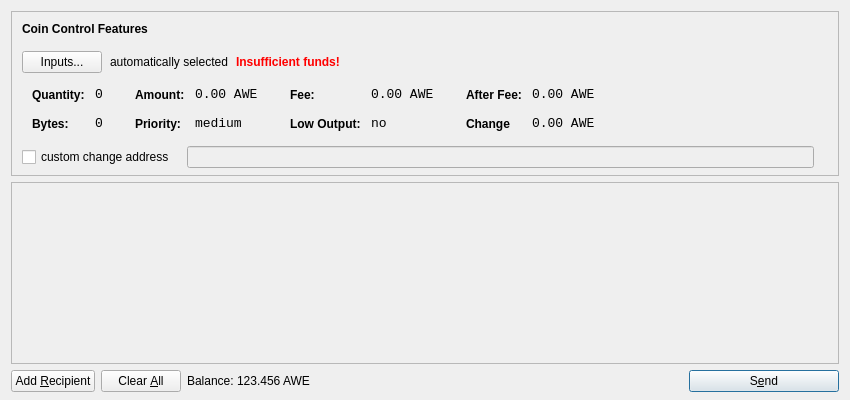
<?xml version="1.0" encoding="UTF-8"?>
<ui version="4.0">
 <class>SendCoinsDialog</class>
 <widget class="QDialog" name="SendCoinsDialog">
  <property name="geometry">
   <rect>
    <x>0</x>
    <y>0</y>
    <width>850</width>
    <height>400</height>
   </rect>
  </property>
  <property name="windowTitle">
   <string>Send Coins</string>
  </property>
  <layout class="QVBoxLayout" name="verticalLayout" stretch="0,1,0">
   <property name="bottomMargin">
    <number>8</number>
   </property>
   <item>
    <widget class="QFrame" name="frameCoinControl">
     <property name="sizePolicy">
      <sizepolicy hsizetype="Expanding" vsizetype="Expanding">
       <horstretch>0</horstretch>
       <verstretch>0</verstretch>
      </sizepolicy>
     </property>
     <property name="maximumSize">
      <size>
       <width>16777215</width>
       <height>16777215</height>
      </size>
     </property>
     <property name="frameShape">
      <enum>QFrame::StyledPanel</enum>
     </property>
     <property name="frameShadow">
      <enum>QFrame::Sunken</enum>
     </property>
     <layout class="QVBoxLayout" name="verticalLayoutCoinControl2">
      <property name="spacing">
       <number>-1</number>
      </property>
      <property name="leftMargin">
       <number>0</number>
      </property>
      <property name="topMargin">
       <number>0</number>
      </property>
      <property name="rightMargin">
       <number>0</number>
      </property>
      <property name="bottomMargin">
       <number>6</number>
      </property>
      <item>
       <layout class="QVBoxLayout" name="verticalLayoutCoinControl" stretch="0,0,0,0,1">
        <property name="spacing">
         <number>0</number>
        </property>
        <property name="leftMargin">
         <number>10</number>
        </property>
        <property name="topMargin">
         <number>10</number>
        </property>
        <item>
         <layout class="QHBoxLayout" name="horizontalLayoutCoinControl1">
          <property name="bottomMargin">
           <number>15</number>
          </property>
          <item>
           <widget class="QLabel" name="labelCoinControlFeatures">
            <property name="sizePolicy">
             <sizepolicy hsizetype="Preferred" vsizetype="Maximum">
              <horstretch>0</horstretch>
              <verstretch>0</verstretch>
             </sizepolicy>
            </property>
            <property name="font">
             <font>
              <weight>75</weight>
              <bold>true</bold>
             </font>
            </property>
            <property name="styleSheet">
             <string notr="true">font-weight:bold;</string>
            </property>
            <property name="text">
             <string>Coin Control Features</string>
            </property>
           </widget>
          </item>
         </layout>
        </item>
        <item>
         <layout class="QHBoxLayout" name="horizontalLayoutCoinControl2" stretch="0,0,0,0">
          <property name="spacing">
           <number>8</number>
          </property>
          <property name="bottomMargin">
           <number>10</number>
          </property>
          <item>
           <widget class="QPushButton" name="pushButtonCoinControl">
            <property name="styleSheet">
             <string notr="true"/>
            </property>
            <property name="text">
             <string>Inputs...</string>
            </property>
           </widget>
          </item>
          <item>
           <widget class="QLabel" name="labelCoinControlAutomaticallySelected">
            <property name="text">
             <string>automatically selected</string>
            </property>
            <property name="margin">
             <number>5</number>
            </property>
           </widget>
          </item>
          <item>
           <widget class="QLabel" name="labelCoinControlInsuffFunds">
            <property name="font">
             <font>
              <weight>75</weight>
              <bold>true</bold>
             </font>
            </property>
            <property name="styleSheet">
             <string notr="true">color:red;font-weight:bold;</string>
            </property>
            <property name="text">
             <string>Insufficient funds!</string>
            </property>
            <property name="margin">
             <number>5</number>
            </property>
           </widget>
          </item>
          <item>
           <spacer name="horizontalSpacerCoinControl">
            <property name="orientation">
             <enum>Qt::Horizontal</enum>
            </property>
            <property name="sizeHint" stdset="0">
             <size>
              <width>40</width>
              <height>1</height>
             </size>
            </property>
           </spacer>
          </item>
         </layout>
        </item>
        <item>
         <widget class="QWidget" name="widgetCoinControl" native="true">
          <property name="sizePolicy">
           <sizepolicy hsizetype="Preferred" vsizetype="Preferred">
            <horstretch>0</horstretch>
            <verstretch>0</verstretch>
           </sizepolicy>
          </property>
          <property name="minimumSize">
           <size>
            <width>0</width>
            <height>0</height>
           </size>
          </property>
          <property name="styleSheet">
           <string notr="true"/>
          </property>
          <layout class="QHBoxLayout" name="horizontalLayoutCoinControl5">
           <property name="margin">
            <number>0</number>
           </property>
           <item>
            <layout class="QHBoxLayout" name="horizontalLayoutCoinControl3" stretch="0,0,0,1">
             <property name="spacing">
              <number>20</number>
             </property>
             <property name="topMargin">
              <number>0</number>
             </property>
             <property name="bottomMargin">
              <number>10</number>
             </property>
             <item>
              <layout class="QFormLayout" name="formLayoutCoinControl1">
               <property name="horizontalSpacing">
                <number>10</number>
               </property>
               <property name="verticalSpacing">
                <number>14</number>
               </property>
               <property name="leftMargin">
                <number>10</number>
               </property>
               <property name="topMargin">
                <number>4</number>
               </property>
               <property name="rightMargin">
                <number>6</number>
               </property>
               <item row="0" column="0">
                <widget class="QLabel" name="labelCoinControlQuantityText">
                 <property name="styleSheet">
                  <string notr="true">font-weight:bold;</string>
                 </property>
                 <property name="text">
                  <string>Quantity:</string>
                 </property>
                 <property name="margin">
                  <number>0</number>
                 </property>
                </widget>
               </item>
               <item row="0" column="1">
                <widget class="QLabel" name="labelCoinControlQuantity">
                 <property name="font">
                  <font>
                   <family>Monospace</family>
                   <pointsize>10</pointsize>
                  </font>
                 </property>
                 <property name="cursor">
                  <cursorShape>IBeamCursor</cursorShape>
                 </property>
                 <property name="contextMenuPolicy">
                  <enum>Qt::ActionsContextMenu</enum>
                 </property>
                 <property name="text">
                  <string>0</string>
                 </property>
                 <property name="margin">
                  <number>0</number>
                 </property>
                 <property name="textInteractionFlags">
                  <set>Qt::LinksAccessibleByMouse|Qt::TextSelectableByKeyboard|Qt::TextSelectableByMouse</set>
                 </property>
                </widget>
               </item>
               <item row="1" column="0">
                <widget class="QLabel" name="labelCoinControlBytesText">
                 <property name="styleSheet">
                  <string notr="true">font-weight:bold;</string>
                 </property>
                 <property name="text">
                  <string>Bytes:</string>
                 </property>
                </widget>
               </item>
               <item row="1" column="1">
                <widget class="QLabel" name="labelCoinControlBytes">
                 <property name="font">
                  <font>
                   <family>Monospace</family>
                   <pointsize>10</pointsize>
                  </font>
                 </property>
                 <property name="cursor">
                  <cursorShape>IBeamCursor</cursorShape>
                 </property>
                 <property name="contextMenuPolicy">
                  <enum>Qt::ActionsContextMenu</enum>
                 </property>
                 <property name="text">
                  <string>0</string>
                 </property>
                 <property name="textInteractionFlags">
                  <set>Qt::LinksAccessibleByMouse|Qt::TextSelectableByKeyboard|Qt::TextSelectableByMouse</set>
                 </property>
                </widget>
               </item>
              </layout>
             </item>
             <item>
              <layout class="QFormLayout" name="formLayoutCoinControl2">
               <property name="horizontalSpacing">
                <number>10</number>
               </property>
               <property name="verticalSpacing">
                <number>14</number>
               </property>
               <property name="leftMargin">
                <number>6</number>
               </property>
               <property name="topMargin">
                <number>4</number>
               </property>
               <property name="rightMargin">
                <number>6</number>
               </property>
               <item row="0" column="0">
                <widget class="QLabel" name="labelCoinControlAmountText">
                 <property name="styleSheet">
                  <string notr="true">font-weight:bold;</string>
                 </property>
                 <property name="text">
                  <string>Amount:</string>
                 </property>
                 <property name="margin">
                  <number>0</number>
                 </property>
                </widget>
               </item>
               <item row="0" column="1">
                <widget class="QLabel" name="labelCoinControlAmount">
                 <property name="font">
                  <font>
                   <family>Monospace</family>
                   <pointsize>10</pointsize>
                  </font>
                 </property>
                 <property name="cursor">
                  <cursorShape>IBeamCursor</cursorShape>
                 </property>
                 <property name="contextMenuPolicy">
                  <enum>Qt::ActionsContextMenu</enum>
                 </property>
                 <property name="text">
                  <string>0.00 AWE</string>
                 </property>
                 <property name="textInteractionFlags">
                  <set>Qt::LinksAccessibleByMouse|Qt::TextSelectableByKeyboard|Qt::TextSelectableByMouse</set>
                 </property>
                </widget>
               </item>
               <item row="1" column="0">
                <widget class="QLabel" name="labelCoinControlPriorityText">
                 <property name="styleSheet">
                  <string notr="true">font-weight:bold;</string>
                 </property>
                 <property name="text">
                  <string>Priority:</string>
                 </property>
                </widget>
               </item>
               <item row="1" column="1">
                <widget class="QLabel" name="labelCoinControlPriority">
                 <property name="font">
                  <font>
                   <family>Monospace</family>
                   <pointsize>10</pointsize>
                  </font>
                 </property>
                 <property name="cursor">
                  <cursorShape>IBeamCursor</cursorShape>
                 </property>
                 <property name="contextMenuPolicy">
                  <enum>Qt::ActionsContextMenu</enum>
                 </property>
                 <property name="text">
                  <string>medium</string>
                 </property>
                 <property name="textInteractionFlags">
                  <set>Qt::LinksAccessibleByMouse|Qt::TextSelectableByKeyboard|Qt::TextSelectableByMouse</set>
                 </property>
                </widget>
               </item>
              </layout>
             </item>
             <item>
              <layout class="QFormLayout" name="formLayoutCoinControl3">
               <property name="horizontalSpacing">
                <number>10</number>
               </property>
               <property name="verticalSpacing">
                <number>14</number>
               </property>
               <property name="leftMargin">
                <number>6</number>
               </property>
               <property name="topMargin">
                <number>4</number>
               </property>
               <property name="rightMargin">
                <number>6</number>
               </property>
               <item row="0" column="0">
                <widget class="QLabel" name="labelCoinControlFeeText">
                 <property name="styleSheet">
                  <string notr="true">font-weight:bold;</string>
                 </property>
                 <property name="text">
                  <string>Fee:</string>
                 </property>
                 <property name="margin">
                  <number>0</number>
                 </property>
                </widget>
               </item>
               <item row="0" column="1">
                <widget class="QLabel" name="labelCoinControlFee">
                 <property name="font">
                  <font>
                   <family>Monospace</family>
                   <pointsize>10</pointsize>
                  </font>
                 </property>
                 <property name="cursor">
                  <cursorShape>IBeamCursor</cursorShape>
                 </property>
                 <property name="contextMenuPolicy">
                  <enum>Qt::ActionsContextMenu</enum>
                 </property>
                 <property name="text">
                  <string>0.00 AWE</string>
                 </property>
                 <property name="textInteractionFlags">
                  <set>Qt::LinksAccessibleByMouse|Qt::TextSelectableByKeyboard|Qt::TextSelectableByMouse</set>
                 </property>
                </widget>
               </item>
               <item row="1" column="0">
                <widget class="QLabel" name="labelCoinControlLowOutputText">
                 <property name="styleSheet">
                  <string notr="true">font-weight:bold;</string>
                 </property>
                 <property name="text">
                  <string>Low Output:</string>
                 </property>
                </widget>
               </item>
               <item row="1" column="1">
                <widget class="QLabel" name="labelCoinControlLowOutput">
                 <property name="font">
                  <font>
                   <family>Monospace</family>
                   <pointsize>10</pointsize>
                  </font>
                 </property>
                 <property name="cursor">
                  <cursorShape>IBeamCursor</cursorShape>
                 </property>
                 <property name="contextMenuPolicy">
                  <enum>Qt::ActionsContextMenu</enum>
                 </property>
                 <property name="text">
                  <string>no</string>
                 </property>
                 <property name="textInteractionFlags">
                  <set>Qt::LinksAccessibleByMouse|Qt::TextSelectableByKeyboard|Qt::TextSelectableByMouse</set>
                 </property>
                </widget>
               </item>
              </layout>
             </item>
             <item>
              <layout class="QFormLayout" name="formLayoutCoinControl4">
               <property name="horizontalSpacing">
                <number>10</number>
               </property>
               <property name="verticalSpacing">
                <number>14</number>
               </property>
               <property name="leftMargin">
                <number>6</number>
               </property>
               <property name="topMargin">
                <number>4</number>
               </property>
               <property name="rightMargin">
                <number>6</number>
               </property>
               <item row="0" column="0">
                <widget class="QLabel" name="labelCoinControlAfterFeeText">
                 <property name="styleSheet">
                  <string notr="true">font-weight:bold;</string>
                 </property>
                 <property name="text">
                  <string>After Fee:</string>
                 </property>
                 <property name="margin">
                  <number>0</number>
                 </property>
                </widget>
               </item>
               <item row="0" column="1">
                <widget class="QLabel" name="labelCoinControlAfterFee">
                 <property name="font">
                  <font>
                   <family>Monospace</family>
                   <pointsize>10</pointsize>
                  </font>
                 </property>
                 <property name="cursor">
                  <cursorShape>IBeamCursor</cursorShape>
                 </property>
                 <property name="contextMenuPolicy">
                  <enum>Qt::ActionsContextMenu</enum>
                 </property>
                 <property name="text">
                  <string>0.00 AWE</string>
                 </property>
                 <property name="textInteractionFlags">
                  <set>Qt::LinksAccessibleByMouse|Qt::TextSelectableByKeyboard|Qt::TextSelectableByMouse</set>
                 </property>
                </widget>
               </item>
               <item row="1" column="0">
                <widget class="QLabel" name="labelCoinControlChangeText">
                 <property name="styleSheet">
                  <string notr="true">font-weight:bold;</string>
                 </property>
                 <property name="text">
                  <string>Change</string>
                 </property>
                </widget>
               </item>
               <item row="1" column="1">
                <widget class="QLabel" name="labelCoinControlChange">
                 <property name="font">
                  <font>
                   <family>Monospace</family>
                   <pointsize>10</pointsize>
                  </font>
                 </property>
                 <property name="cursor">
                  <cursorShape>IBeamCursor</cursorShape>
                 </property>
                 <property name="contextMenuPolicy">
                  <enum>Qt::ActionsContextMenu</enum>
                 </property>
                 <property name="text">
                  <string>0.00 AWE</string>
                 </property>
                 <property name="textInteractionFlags">
                  <set>Qt::LinksAccessibleByMouse|Qt::TextSelectableByKeyboard|Qt::TextSelectableByMouse</set>
                 </property>
                </widget>
               </item>
              </layout>
             </item>
            </layout>
           </item>
          </layout>
         </widget>
        </item>
        <item>
         <layout class="QHBoxLayout" name="horizontalLayoutCoinControl4" stretch="0,0,0">
          <property name="spacing">
           <number>12</number>
          </property>
          <property name="sizeConstraint">
           <enum>QLayout::SetDefaultConstraint</enum>
          </property>
          <property name="topMargin">
           <number>5</number>
          </property>
          <property name="rightMargin">
           <number>5</number>
          </property>
          <item>
           <widget class="QCheckBox" name="checkBoxCoinControlChange">
            <property name="text">
             <string>custom change address</string>
            </property>
           </widget>
          </item>
          <item>
           <widget class="QLineEdit" name="lineEditCoinControlChange">
            <property name="enabled">
             <bool>false</bool>
            </property>
            <property name="sizePolicy">
             <sizepolicy hsizetype="Expanding" vsizetype="Fixed">
              <horstretch>0</horstretch>
              <verstretch>0</verstretch>
             </sizepolicy>
            </property>
           </widget>
          </item>
          <item>
           <widget class="QLabel" name="labelCoinControlChangeLabel">
            <property name="sizePolicy">
             <sizepolicy hsizetype="Preferred" vsizetype="Expanding">
              <horstretch>0</horstretch>
              <verstretch>0</verstretch>
             </sizepolicy>
            </property>
            <property name="minimumSize">
             <size>
              <width>0</width>
              <height>0</height>
             </size>
            </property>
            <property name="text">
             <string/>
            </property>
            <property name="margin">
             <number>3</number>
            </property>
           </widget>
          </item>
         </layout>
        </item>
        <item>
         <spacer name="verticalSpacerCoinControl">
          <property name="orientation">
           <enum>Qt::Vertical</enum>
          </property>
          <property name="sizeHint" stdset="0">
           <size>
            <width>800</width>
            <height>1</height>
           </size>
          </property>
         </spacer>
        </item>
       </layout>
      </item>
     </layout>
    </widget>
   </item>
   <item>
    <widget class="QScrollArea" name="scrollArea">
     <property name="widgetResizable">
      <bool>true</bool>
     </property>
     <widget class="QWidget" name="scrollAreaWidgetContents">
      <property name="geometry">
       <rect>
        <x>0</x>
        <y>0</y>
        <width>830</width>
        <height>165</height>
       </rect>
      </property>
      <layout class="QVBoxLayout" name="verticalLayout_2">
       <property name="margin">
        <number>0</number>
       </property>
       <item>
        <layout class="QVBoxLayout" name="entries">
         <property name="spacing">
          <number>6</number>
         </property>
        </layout>
       </item>
       <item>
        <spacer name="verticalSpacer">
         <property name="orientation">
          <enum>Qt::Vertical</enum>
         </property>
         <property name="sizeHint" stdset="0">
          <size>
           <width>20</width>
           <height>40</height>
          </size>
         </property>
        </spacer>
       </item>
      </layout>
     </widget>
    </widget>
   </item>
   <item>
    <layout class="QHBoxLayout" name="horizontalLayout">
     <item>
      <widget class="QPushButton" name="addButton">
       <property name="toolTip">
        <string>Send to multiple recipients at once</string>
       </property>
       <property name="text">
        <string>Add &amp;Recipient</string>
       </property>
       <property name="autoDefault">
        <bool>false</bool>
       </property>
      </widget>
     </item>
     <item>
      <widget class="QPushButton" name="clearButton">
       <property name="sizePolicy">
        <sizepolicy hsizetype="Minimum" vsizetype="Fixed">
         <horstretch>0</horstretch>
         <verstretch>0</verstretch>
        </sizepolicy>
       </property>
       <property name="toolTip">
        <string>Remove all transaction fields</string>
       </property>
       <property name="text">
        <string>Clear &amp;All</string>
       </property>
       <property name="autoRepeatDelay">
        <number>300</number>
       </property>
       <property name="autoDefault">
        <bool>false</bool>
       </property>
      </widget>
     </item>
     <item>
      <layout class="QHBoxLayout" name="horizontalLayout_2">
       <property name="spacing">
        <number>3</number>
       </property>
       <item>
        <widget class="QLabel" name="label">
         <property name="sizePolicy">
          <sizepolicy hsizetype="Preferred" vsizetype="Fixed">
           <horstretch>0</horstretch>
           <verstretch>0</verstretch>
          </sizepolicy>
         </property>
         <property name="text">
          <string>Balance:</string>
         </property>
        </widget>
       </item>
       <item>
        <widget class="QLabel" name="labelBalance">
         <property name="sizePolicy">
          <sizepolicy hsizetype="Preferred" vsizetype="Fixed">
           <horstretch>0</horstretch>
           <verstretch>0</verstretch>
          </sizepolicy>
         </property>
         <property name="cursor">
          <cursorShape>IBeamCursor</cursorShape>
         </property>
         <property name="text">
          <string>123.456 AWE</string>
         </property>
         <property name="textInteractionFlags">
          <set>Qt::LinksAccessibleByMouse|Qt::TextSelectableByKeyboard|Qt::TextSelectableByMouse</set>
         </property>
        </widget>
       </item>
      </layout>
     </item>
     <item>
      <spacer name="horizontalSpacer">
       <property name="orientation">
        <enum>Qt::Horizontal</enum>
       </property>
       <property name="sizeHint" stdset="0">
        <size>
         <width>40</width>
         <height>20</height>
        </size>
       </property>
      </spacer>
     </item>
     <item>
      <widget class="QPushButton" name="sendButton">
       <property name="minimumSize">
        <size>
         <width>150</width>
         <height>0</height>
        </size>
       </property>
       <property name="toolTip">
        <string>Confirm the send action</string>
       </property>
       <property name="text">
        <string>S&amp;end</string>
       </property>
       <property name="icon">
        <iconset resource="../bitcoin.qrc">
         <normaloff>:/icons/send</normaloff>:/icons/send</iconset>
       </property>
       <property name="default">
        <bool>true</bool>
       </property>
      </widget>
     </item>
    </layout>
   </item>
  </layout>
 </widget>
 <resources>
  <include location="../bitcoin.qrc"/>
 </resources>
 <connections/>
</ui>
